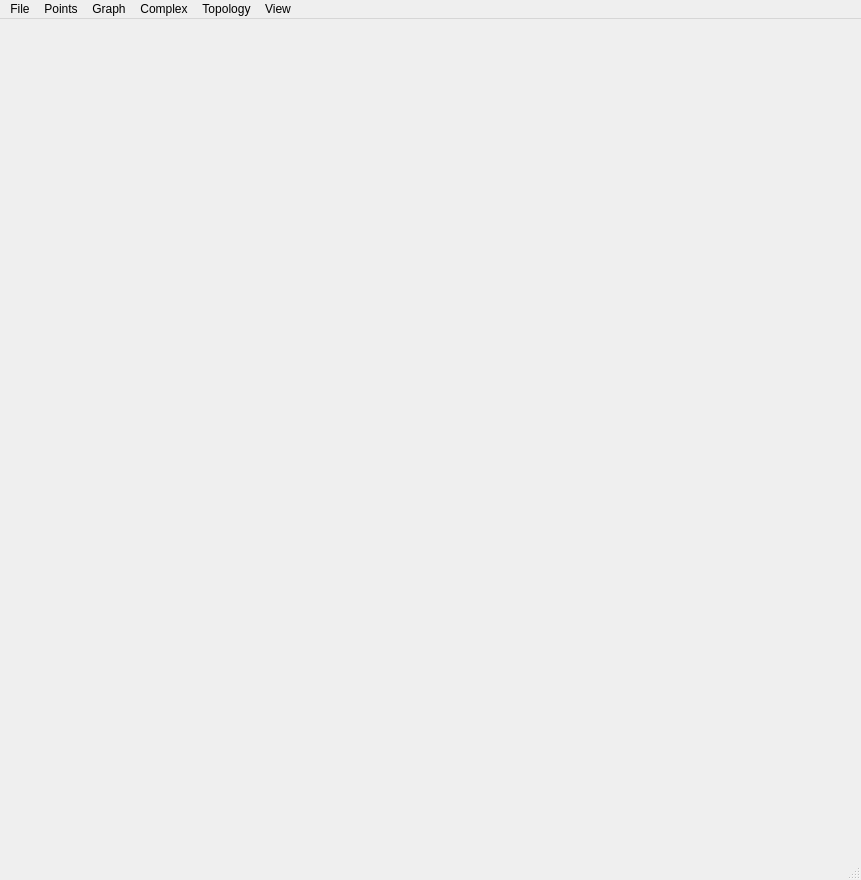
<?xml version="1.0" encoding="UTF-8"?>
<ui version="4.0">
 <class>MainWindow</class>
 <widget class="QMainWindow" name="MainWindow">
  <property name="geometry">
   <rect>
    <x>0</x>
    <y>0</y>
    <width>861</width>
    <height>880</height>
   </rect>
  </property>
  <property name="windowTitle">
   <string>GudhUI</string>
  </property>
  <property name="tabShape">
   <enum>QTabWidget::Rounded</enum>
  </property>
  <widget class="QWidget" name="centralwidget">
   <layout class="QVBoxLayout" name="verticalLayout_2">
    <item>
     <layout class="QHBoxLayout" name="horizontalLayout">
      <item>
       <widget class="Viewer" name="viewer" native="true">
        <property name="autoFillBackground">
         <bool>false</bool>
        </property>
       </widget>
      </item>
     </layout>
    </item>
   </layout>
  </widget>
  <widget class="QMenuBar" name="menubar">
   <property name="geometry">
    <rect>
     <x>0</x>
     <y>0</y>
     <width>861</width>
     <height>34</height>
    </rect>
   </property>
   <widget class="QMenu" name="menuFile">
    <property name="title">
     <string>File</string>
    </property>
    <addaction name="actionLoad_points"/>
    <addaction name="actionLoad_complex"/>
    <addaction name="actionSave_points"/>
    <addaction name="actionSave_complex"/>
   </widget>
   <widget class="QMenu" name="menuPoints">
    <property name="title">
     <string>Points</string>
    </property>
    <addaction name="actionNoise"/>
   </widget>
   <widget class="QMenu" name="menuGraph">
    <property name="title">
     <string>Graph</string>
    </property>
    <addaction name="actionK_nearest_neighbors_graph"/>
    <addaction name="actionUniform_proximity_graph"/>
    <addaction name="actionShow_graph_stats"/>
   </widget>
   <widget class="QMenu" name="menuComplex">
    <property name="title">
     <string>Complex</string>
    </property>
    <addaction name="actionContract_edges"/>
    <addaction name="actionCollapse_vertices"/>
    <addaction name="actionCollapse_edges"/>
    <addaction name="actionShow_complex_stats"/>
    <addaction name="actionShow_complex_dimension"/>
   </widget>
   <widget class="QMenu" name="menuView">
    <property name="title">
     <string>View</string>
    </property>
    <addaction name="actionPoints"/>
    <addaction name="actionEdges"/>
    <addaction name="actionTriangles"/>
    <addaction name="actionChange_projection"/>
   </widget>
   <widget class="QMenu" name="menuTopology">
    <property name="title">
     <string>Topology</string>
    </property>
    <addaction name="actionEuler_characteristic"/>
    <addaction name="actionShow_homology_group"/>
    <addaction name="actionPersistence"/>
    <addaction name="actionEstimate_topological_changes"/>
    <addaction name="actionIs_manifold"/>
   </widget>
   <addaction name="menuFile"/>
   <addaction name="menuPoints"/>
   <addaction name="menuGraph"/>
   <addaction name="menuComplex"/>
   <addaction name="menuTopology"/>
   <addaction name="menuView"/>
  </widget>
  <widget class="QStatusBar" name="statusbar"/>
  <action name="actionLoad_points">
   <property name="text">
    <string>Load points</string>
   </property>
  </action>
  <action name="actionLoad_complex">
   <property name="text">
    <string>Load complex</string>
   </property>
  </action>
  <action name="actionSave_points">
   <property name="text">
    <string>Save points</string>
   </property>
  </action>
  <action name="actionSave_complex">
   <property name="text">
    <string>Save complex</string>
   </property>
  </action>
  <action name="actionNoise">
   <property name="text">
    <string>Noise</string>
   </property>
  </action>
  <action name="actionLloyd">
   <property name="text">
    <string>Lloyd</string>
   </property>
  </action>
  <action name="actionUniform_proximity_graph">
   <property name="text">
    <string>Uniform proximity graph</string>
   </property>
  </action>
  <action name="actionK_nearest_neighbors_graph">
   <property name="text">
    <string>k-nearest neighbors graph</string>
   </property>
  </action>
  <action name="actionShow_graph_stats">
   <property name="text">
    <string>Show graph stats</string>
   </property>
  </action>
  <action name="actionBuild_complex_from_graph">
   <property name="text">
    <string>Graph expansion</string>
   </property>
  </action>
  <action name="actionBuild_Delaunay_from_points">
   <property name="text">
    <string>Delaunay from points</string>
   </property>
  </action>
  <action name="actionContract_edges">
   <property name="text">
    <string>Contract edges</string>
   </property>
  </action>
  <action name="actionCollapse_vertices">
   <property name="text">
    <string>Collapse vertices</string>
   </property>
  </action>
  <action name="actionCollapse_edges">
   <property name="text">
    <string>Collapse edges</string>
   </property>
  </action>
  <action name="actionPoints">
   <property name="text">
    <string>Points</string>
   </property>
  </action>
  <action name="actionEdges">
   <property name="text">
    <string>Edges</string>
   </property>
  </action>
  <action name="actionTriangles">
   <property name="text">
    <string>Triangles</string>
   </property>
  </action>
  <action name="actionChange_projection">
   <property name="text">
    <string>Change projection</string>
   </property>
  </action>
  <action name="actionShow_complex_stats">
   <property name="text">
    <string>Show complex stats</string>
   </property>
  </action>
  <action name="actionShow_complex_dimension">
   <property name="text">
    <string>Show complex dimension</string>
   </property>
  </action>
  <action name="actionShow_homology_group">
   <property name="text">
    <string>Homology groups</string>
   </property>
  </action>
  <action name="actionPersistence">
   <property name="text">
    <string>Point cloud persistence</string>
   </property>
  </action>
  <action name="actionEuler_characteristic">
   <property name="enabled">
    <bool>true</bool>
   </property>
   <property name="text">
    <string>Euler characteristic</string>
   </property>
   <property name="visible">
    <bool>true</bool>
   </property>
  </action>
  <action name="actionHomology_groups">
   <property name="text">
    <string>Homology groups</string>
   </property>
  </action>
  <action name="actionEstimate_topological_changes">
   <property name="enabled">
    <bool>false</bool>
   </property>
   <property name="text">
    <string>Rips critical points approximation</string>
   </property>
   <property name="visible">
    <bool>false</bool>
   </property>
  </action>
  <action name="actionIs_manifold">
   <property name="text">
    <string>Is manifold</string>
   </property>
  </action>
 </widget>
 <customwidgets>
  <customwidget>
   <class>Viewer</class>
   <extends>QWidget</extends>
   <header>view/Viewer.h</header>
  </customwidget>
 </customwidgets>
 <resources/>
 <connections/>
</ui>
